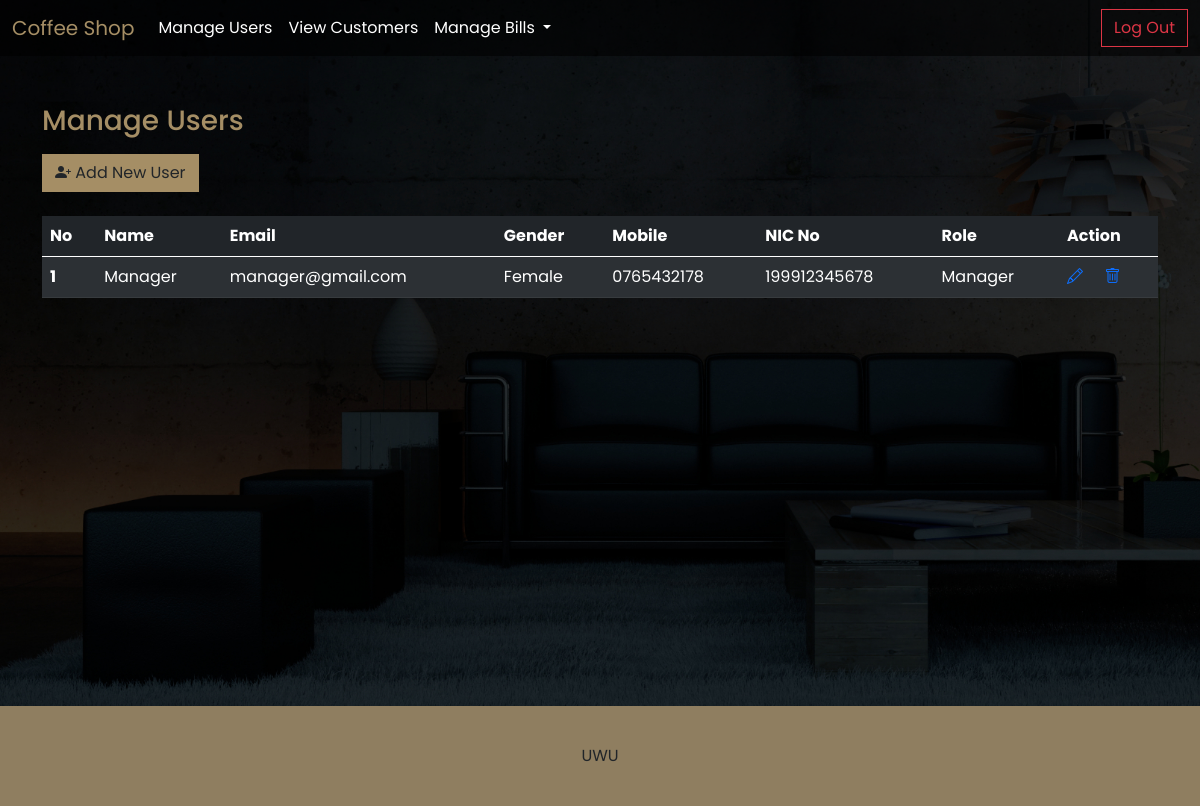
Page /staff_manage_users.php (signed in) on the committed database.
### tables this page shows
CREATE TABLE `users` (
  `id` int(11) NOT NULL AUTO_INCREMENT,
  `name` varchar(120) NOT NULL,
  `email` varchar(120) DEFAULT NULL,
  `password` varchar(60) DEFAULT NULL,
  `gender` varchar(6) NOT NULL,
  `mobile` varchar(10) NOT NULL,
  `nic` varchar(12) NOT NULL,
  `role_id` int(2) NOT NULL,
  PRIMARY KEY (`id`),
  KEY `role_id` (`role_id`),
  CONSTRAINT `users_ibfk_1` FOREIGN KEY (`role_id`) REFERENCES `user_roles` (`id`)
);

CREATE TABLE `user_roles` (
  `id` int(11) NOT NULL AUTO_INCREMENT,
  `name` varchar(100) NOT NULL,
  PRIMARY KEY (`id`)
);

### staff_manage_users.php (the view, shortened to what this page needs)
<!DOCTYPE html>
<html lang="en">
<head>
    <?php include('views/staff_header.php'); ?>
    <?php include_once('database/config.php'); ?>
</head>
<body id="staff">
    <?php include('views/staff_navigation.php'); ?>
    <div class="container f-sec">
        <div class="row pt-5">
            <div class="col-12">
                <h3 class="mb-3 page-title">Manage Users</h3>
                <a href="staff_add_users.php" class="btn card-btn mb-4"><i class="bi bi-person-plus-fill"></i> Add New
                    User</a>
                <div class="row">
                    <div class="col">
                        <table class="table table-dark table-striped">
                            <thead>
                                <tr>
                                    <th scope="col">No</th>
                                    <th scope="col">Name</th>
                                    <th scope="col">Email</th>
                                    <th scope="col">Gender</th>
                                    <th scope="col">Mobile</th>
                                    <th scope="col">NIC No</th>
                                    <th scope="col">Role</th>
                                    <th scope="col">Action</th>
                                </tr>
                            </thead>
                            <tbody>
                                <?php
                            $sql = "SELECT a.id, a.name, a.email, a.gender, a.mobile, a.nic, b.name AS role FROM users a INNER JOIN user_roles b ON a.role_id = b.id";
                            $result = $__conn->query($sql);
                            if ($result->num_rows > 0) {
                                $count = 1;
                                while($row = $result->fetch_assoc()) {
                                    echo '<tr> <th scope="row">'.$count.'</th>
                                    <td>'.$row['name'].'</td>
                                    <td>'.$row["email"].'</td>
                                    <td>'.$row["gender"].'</td>
                                    <td>'.$row["mobile"].'</td>
                                    <td>'.$row["nic"].'</td>
                                    <td>'.$row["role"].'</td>
                                    <td>
                                        <a class="action-btn" href="staff_edit_users.php?id='.$row['id'].'">
                                            <i class="bi bi-pencil"></i>
                                        </a> &nbsp;&nbsp;&nbsp;
                                        <a class="action-btn" href="database/staff_delete_user.php?id='.$row['id'].'">
                                            <i class="bi bi-trash"></i>
                                        </a>
                                    </td>
                                    </tr>';
                                    $count++;
                                }
                            }
                        ?>
                            </tbody>
                        </table>
                    </div>
                </div>
            </div>
        </div>
    </div>
    <?php include('views/footer.php'); ?>
</body>
</html>

### css/staff.css (style rules this page uses)
:root { --primary: #d1c28a; --secondary: #a58e65; }
html { user-select: none; }
* { font-family: 'Poppins', sans-serif !important; border-radius: 0 !important; }
body#staff { background: url('../img/background-1.jpg'); background-size: cover; background-attachment: fixed; }
.page-title { color: var(--secondary); }
.card-btn { background-color: var(--secondary); }
.action-btn { text-decoration: none; }
.f-sec { min-height: calc(100vh - 150px); }

### rows in the picture
users: name "Manager", email "manager@gmail.com", gender "Female", mobile "0765432178", nic "199912345678", role.name "Manager"
